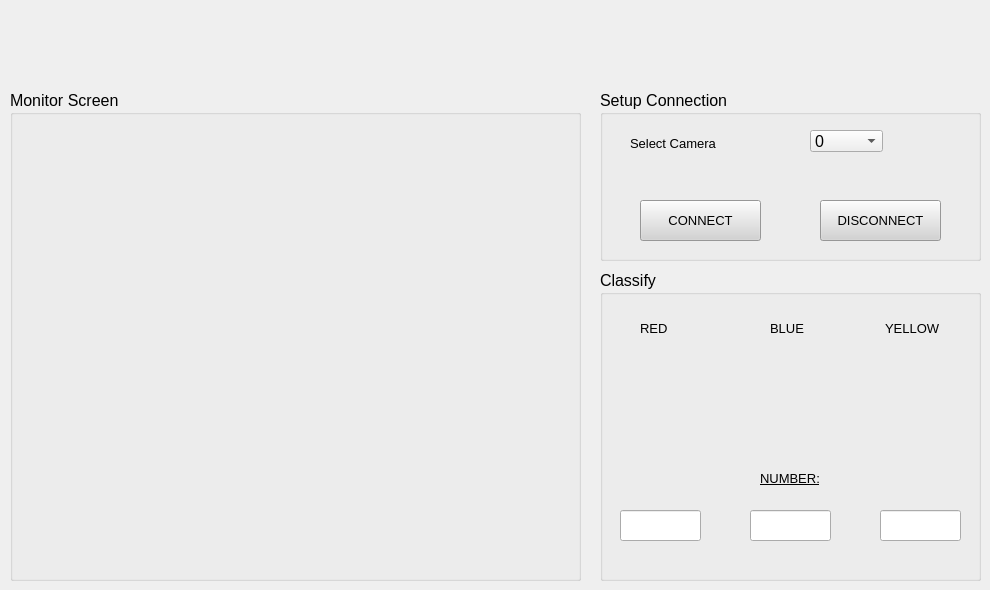
    <widget class="QWidget" name="page_camera">
     <widget class="QGroupBox" name="groupBox_3">
      <property name="geometry">
       <rect>
        <x>10</x>
        <y>90</y>
        <width>571</width>
        <height>491</height>
       </rect>
      </property>
      <property name="font">
       <font>
        <pointsize>12</pointsize>
       </font>
      </property>
      <property name="styleSheet">
       <string notr="true"/>
      </property>
      <property name="title">
       <string>Monitor Screen</string>
      </property>
      <widget class="QLabel" name="camera_dis">
       <property name="geometry">
        <rect>
         <x>10</x>
         <y>30</y>
         <width>550</width>
         <height>440</height>
        </rect>
       </property>
       <property name="styleSheet">
        <string notr="true"/>
       </property>
       <property name="text">
        <string/>
       </property>
      </widget>
     </widget>
     <widget class="QGroupBox" name="groupBox_4">
      <property name="geometry">
       <rect>
        <x>600</x>
        <y>90</y>
        <width>381</width>
        <height>171</height>
       </rect>
      </property>
      <property name="font">
       <font>
        <family>Arial</family>
        <pointsize>12</pointsize>
       </font>
      </property>
      <property name="title">
       <string>Setup Connection</string>
      </property>
      <widget class="QLabel" name="label_29">
       <property name="geometry">
        <rect>
         <x>30</x>
         <y>45</y>
         <width>131</width>
         <height>16</height>
        </rect>
       </property>
       <property name="font">
        <font>
         <pointsize>10</pointsize>
        </font>
       </property>
       <property name="text">
        <string>Select Camera</string>
       </property>
      </widget>
      <widget class="QComboBox" name="cb_sl_cam">
       <property name="geometry">
        <rect>
         <x>210</x>
         <y>40</y>
         <width>73</width>
         <height>22</height>
        </rect>
       </property>
       <item>
        <property name="text">
         <string>0</string>
        </property>
       </item>
       <item>
        <property name="text">
         <string>1</string>
        </property>
       </item>
       <item>
        <property name="text">
         <string>2</string>
        </property>
       </item>
      </widget>
      <widget class="QPushButton" name="bt_cn_cam">
       <property name="geometry">
        <rect>
         <x>40</x>
         <y>110</y>
         <width>121</width>
         <height>41</height>
        </rect>
       </property>
       <property name="font">
        <font>
         <pointsize>10</pointsize>
        </font>
       </property>
       <property name="styleSheet">
        <string notr="true">QPushButton {
    background-color: lightgray;
}
QPushButton:pressed {
    background-color: green;       /* click */
}</string>
       </property>
       <property name="text">
        <string>CONNECT</string>
       </property>
      </widget>
      <widget class="QPushButton" name="bt_dcn_cam">
       <property name="geometry">
        <rect>
         <x>220</x>
         <y>110</y>
         <width>121</width>
         <height>41</height>
        </rect>
       </property>
       <property name="font">
        <font>
         <pointsize>10</pointsize>
        </font>
       </property>
       <property name="styleSheet">
        <string notr="true">QPushButton {
    background-color: lightgray;
}
QPushButton:pressed {
    background-color: red;       /* click */
}</string>
       </property>
       <property name="text">
        <string>DISCONNECT</string>
       </property>
      </widget>
     </widget>
     <widget class="QGroupBox" name="groupBox_5">
      <property name="geometry">
       <rect>
        <x>600</x>
        <y>270</y>
        <width>381</width>
        <height>311</height>
       </rect>
      </property>
      <property name="font">
       <font>
        <family>Arial</family>
        <pointsize>12</pointsize>
       </font>
      </property>
      <property name="title">
       <string>Classify</string>
      </property>
      <widget class="QLabel" name="trig_red">
       <property name="geometry">
        <rect>
         <x>20</x>
         <y>80</y>
         <width>80</width>
         <height>50</height>
        </rect>
       </property>
       <property name="text">
        <string/>
       </property>
       <property name="pixmap">
        <pixmap>E:/Tạp/anh_ute/gray_rec.png</pixmap>
       </property>
       <property name="scaledContents">
        <bool>true</bool>
       </property>
      </widget>
      <widget class="QLabel" name="trig_blue">
       <property name="geometry">
        <rect>
         <x>150</x>
         <y>80</y>
         <width>80</width>
         <height>50</height>
        </rect>
       </property>
       <property name="text">
        <string/>
       </property>
       <property name="pixmap">
        <pixmap>E:/Tạp/anh_ute/gray_rec.png</pixmap>
       </property>
       <property name="scaledContents">
        <bool>true</bool>
       </property>
      </widget>
      <widget class="QLabel" name="trig_green">
       <property name="geometry">
        <rect>
         <x>280</x>
         <y>80</y>
         <width>80</width>
         <height>50</height>
        </rect>
       </property>
       <property name="text">
        <string/>
       </property>
       <property name="pixmap">
        <pixmap>E:/Tạp/anh_ute/gray_rec.png</pixmap>
       </property>
       <property name="scaledContents">
        <bool>true</bool>
       </property>
      </widget>
      <widget class="QLineEdit" name="num_red">
       <property name="geometry">
        <rect>
         <x>20</x>
         <y>240</y>
         <width>81</width>
         <height>31</height>
        </rect>
       </property>
      </widget>
      <widget class="QLineEdit" name="num_blue">
       <property name="geometry">
        <rect>
         <x>150</x>
         <y>240</y>
         <width>81</width>
         <height>31</height>
        </rect>
       </property>
      </widget>
      <widget class="QLineEdit" name="num_green">
       <property name="geometry">
        <rect>
         <x>280</x>
         <y>240</y>
         <width>81</width>
         <height>31</height>
        </rect>
       </property>
      </widget>
      <widget class="QLabel" name="label_33">
       <property name="geometry">
        <rect>
         <x>40</x>
         <y>50</y>
         <width>55</width>
         <height>16</height>
        </rect>
       </property>
       <property name="font">
        <font>
         <pointsize>10</pointsize>
        </font>
       </property>
       <property name="text">
        <string>RED</string>
       </property>
      </widget>
      <widget class="QLabel" name="label_34">
       <property name="geometry">
        <rect>
         <x>170</x>
         <y>50</y>
         <width>55</width>
         <height>16</height>
        </rect>
       </property>
       <property name="font">
        <font>
         <pointsize>10</pointsize>
        </font>
       </property>
       <property name="text">
        <string>BLUE</string>
       </property>
      </widget>
      <widget class="QLabel" name="label_35">
       <property name="geometry">
        <rect>
         <x>285</x>
         <y>50</y>
         <width>90</width>
         <height>16</height>
        </rect>
       </property>
       <property name="font">
        <font>
         <pointsize>10</pointsize>
        </font>
       </property>
       <property name="text">
        <string>YELLOW</string>
       </property>
      </widget>
      <widget class="QLabel" name="label_36">
       <property name="geometry">
        <rect>
         <x>160</x>
         <y>200</y>
         <width>81</width>
         <height>16</height>
        </rect>
       </property>
       <property name="font">
        <font>
         <pointsize>10</pointsize>
         <underline>true</underline>
        </font>
       </property>
       <property name="text">
        <string>NUMBER:</string>
       </property>
      </widget>
     </widget>
    </widget>
